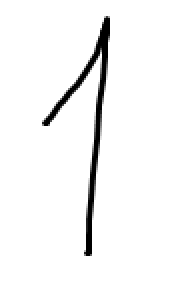
#> input picture ml/nn/img.png, 94 x 149 px (shown 2 times larger)
$ jupyter execute --allow-errors nn.ipynb
#> lines starting #> are read from the running program, lines starting #| are printed output that depends on the picture
[cell 1]
import numpy as np
import matplotlib.pyplot as plt
import struct
import math
from PIL import Image
import ipywidgets as widgets
from IPython.display import display

[cell 2]
# [4 lines left out: function read_labels, not called in this run]

[cell 3]
def read_images(path):
    with open(path, 'rb') as flbl:
        magic, num = struct.unpack(">II", flbl.read(8))
        rows, cols = struct.unpack(">II", flbl.read(8))
        return np.fromfile(flbl, dtype=np.uint8).reshape((num, rows * cols))

#> (a cell that did not finish here is left out)

[cell 5]
# [4 lines left out: function gen, not called in this run]

[cell 6]
# [4 lines left out: function norm, not called in this run]

[cell 7]
def one_hot(y):
    return np.eye(1, 10, y)[0]
def one_hot_all(Y):
    return np.array([one_hot(y) for y in Y])

#> (a cell that did not finish here is left out)

[cell 9]
def sigmoid(x):
    return (1 / (1 + np.exp(-x))).reshape((len(x),))
def sigmoid_prime(x):
    s = sigmoid(x)
    return (s * (1 - s)).reshape((len(x),))
def soft_relu(x):
    return np.log(1 + np.exp(x)).reshape((len(x),))
def soft_relu_prime(x):
    return sigmoid(x)
def tanh(x):
    return (2 / (1 + np.exp(-2 * x)) - 1).reshape((len(x),))
def tanh_prime(x):
    return (1 - tanh(x) ** 2).reshape((len(x),))

[cell 10]
class Layer:
    def __init__(self, n, activation, activation_prime):
        self.n = n
        self.activation = activation
        self.activation_prime = activation_prime
        self.c = np.random.rand(n) * 2 - 1
    def z(self, x):
        return self.w.dot(x) + self.c
    def a(self, x):
        return self.activation(x)

    def process(self, x):
        self.last_z = self.z(x)
        self.last_a = self.a(self.last_z)
        return self.last_a

[cell 11]
def J(y_true, y_pred):
    return np.mean(np.square(y_true - y_pred), axis = -1)
def J_prime(y_true, y_pred):
    return (y_pred - y_true).reshape((len(y_true),))

[cell 12]
class MyNN:
    def __init__(self, n):
        self.n = n
        self.layers = []

    def add(self, layer):
        nl1 = layer.n
        nl = self.layers[-1].n if self.layers else self.n
        layer.w = np.random.rand(nl1, nl) * 2 - 1
        self.layers.append(layer)

    # [76 lines left out: function fit, not called in this run]

    #                 for x1, y1 in zip(cx, cy):
    #                     plt.plot(x1[0], x1[1], 'ro' if self.predict(x1) > 0 else 'bo')
    #                 plt.show()

    def predict(self, a):
        for l in self.layers:
            a = l.process(a)
        return a

    def predict_d(self, x):
        y = self.predict(x)
        return np.argmax(y)

#> (a cell that did not finish here is left out)

[cell 14]
nn = MyNN(28 * 28)
nn.add(Layer(30, tanh, tanh_prime))
nn.add(Layer(15, tanh, tanh_prime))
nn.add(Layer(10, tanh, tanh_prime))
#> (the rest of this cell did not finish here and is left out)

#> (a cell that did not finish here is left out)

#> (a cell that did not finish here is left out)

[cell 17]
6

#> (a cell that did not finish here is left out)

#> (a cell that did not finish here is left out)

[cell 20]
im = Image.open('img.png')
#> im is the input picture: PIL image 94x149 RGB; min 0, max 255, mean 245.4
x = 255 - np.array(im.resize((28, 28)))[:, :, 0]
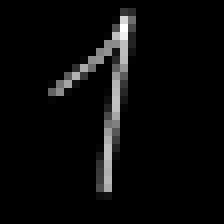
#> x: shape (28, 28) (shown 8 times larger); min 0, max 255, mean 10.1
y = one_hot(int(input()))
#> the answer given: 3
plt.imshow(x, cmap=plt.cm.Greys)
#> (this line was passed over: IPython is not available in this run)
x = x.flatten() / 255
#> x = 784 values, max 1 at index 99, min 0 at index 0, mean 0.0395
plt.show()

[cell 21]
nn.predict_d(x)
#> in predict_d, `y = self.predict(x)`: y = [-0.979, -0.0381, 0.852, -0.169, 0.998, 0.917, -0.747, -0.959, 0.947, 0.982]
#> Out = 4
